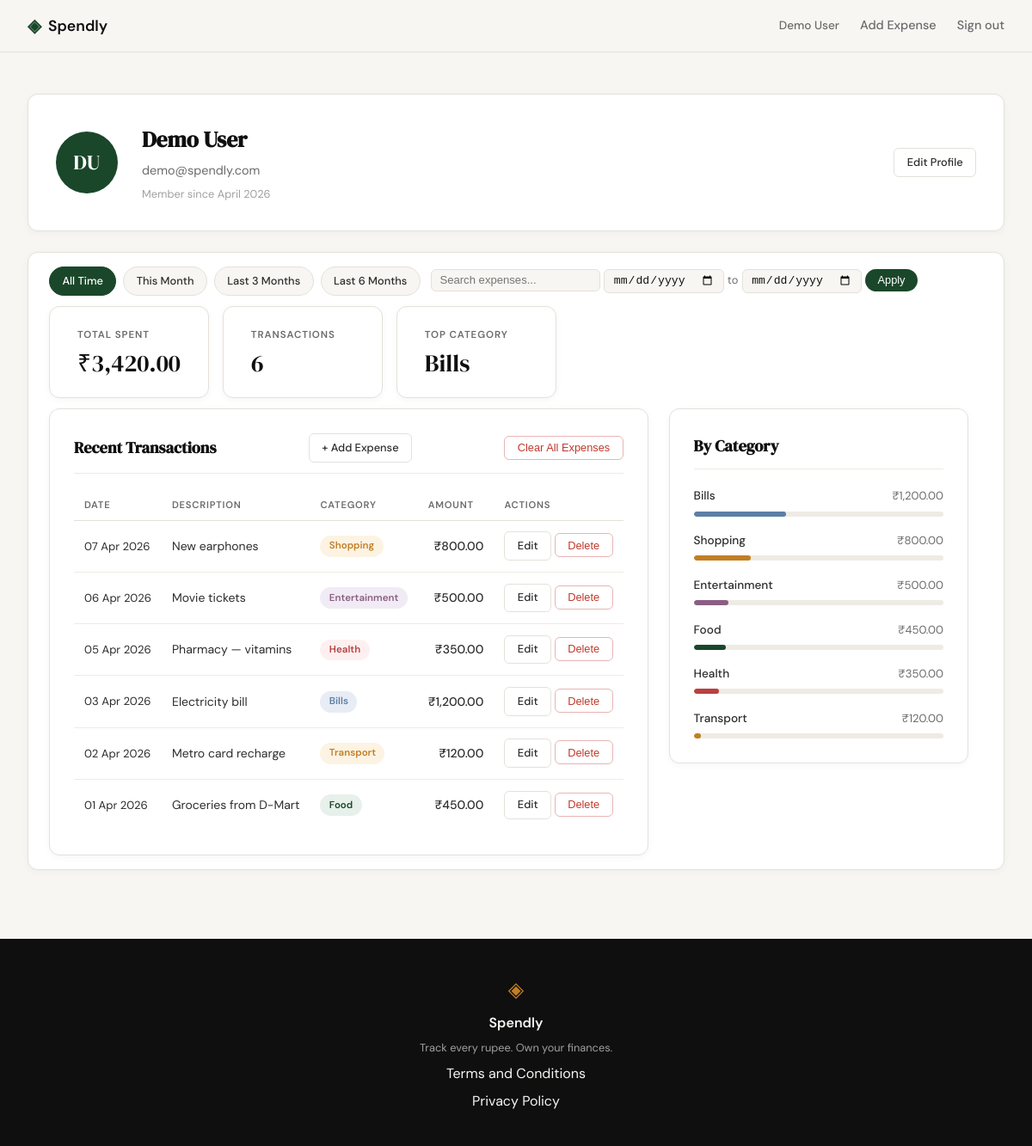
Screenshot of /profile (signed in) with the database file from the repository.
### tables this page shows
CREATE TABLE users (
            id            INTEGER PRIMARY KEY AUTOINCREMENT,
            name          TEXT    NOT NULL,
            email         TEXT    UNIQUE NOT NULL,
            password_hash TEXT    NOT NULL,
            created_at    TEXT    DEFAULT (datetime('now'))
        );

CREATE TABLE expenses (
            id          INTEGER PRIMARY KEY AUTOINCREMENT,
            user_id     INTEGER NOT NULL REFERENCES users(id),
            amount      REAL    NOT NULL,
            category    TEXT    NOT NULL,
            date        TEXT    NOT NULL,
            description TEXT,
            created_at  TEXT    DEFAULT (datetime('now'))
        );

### app.py (the view)
@app.route("/profile")
def profile():
    if not session.get("user_id"):
        return redirect(url_for("login"))
    uid = session["user_id"]
    today = date.today()
    date_from = _parse_date(request.args.get("date_from"))
    date_to = _parse_date(request.args.get("date_to"))
    search = request.args.get("q", "").strip() or None
    if date_from and date_to and date_from > date_to:
        flash("Start date must be before end date.", "error")
        date_from = date_to = None
    today_str = today.isoformat()
    this_month_from = today.replace(day=1).isoformat()
    this_month_to = today.replace(
        day=calendar.monthrange(today.year, today.month)[1]
    ).isoformat()
    presets = {
        "this_month": {"date_from": this_month_from, "date_to": this_month_to},
        "last_3":     {"date_from": _months_ago(today, 3), "date_to": today_str},
        "last_6":     {"date_from": _months_ago(today, 6), "date_to": today_str},
    }
    return render_template(
        "profile.html",
        user=get_user_by_id(uid),
        stats=get_summary_stats(uid, date_from, date_to, search=search),
        expenses=get_recent_transactions(uid, date_from=date_from, date_to=date_to, search=search),
        categories=get_category_breakdown(uid, date_from, date_to, search=search),
        date_from=date_from,
        date_to=date_to,
        presets=presets,
        search=search,
    )

### app.py (called while the page is built)
def _parse_date(val):
    try:
        datetime.strptime(val, "%Y-%m-%d")
        return val
    except (ValueError, TypeError):
        return None

def _months_ago(today, n):
    m, y = today.month - n, today.year
    while m <= 0:
        m += 12
        y -= 1
    return date(y, m, 1).isoformat()

### database/db.py (called while the page is built)
def get_db():
    conn = sqlite3.connect(DB_PATH)
    conn.row_factory = sqlite3.Row
    conn.execute("PRAGMA foreign_keys = ON")
    return conn

### database/queries.py (called while the page is built)
def _build_date_filter(date_from, date_to):
    if date_from and date_to:
        return "AND date BETWEEN ? AND ?", [date_from, date_to]
    return "", []

def _build_search_filter(search):
    if search:
        return "AND description LIKE '%' || ? || '%'", [search]
    return "", []

def get_user_by_id(user_id):
    conn = get_db()
    row = conn.execute(
        "SELECT id, name, email, created_at FROM users WHERE id = ?",
        (user_id,),
    ).fetchone()
    conn.close()
    if row is None:
        return None
    name = row["name"]
    initials = "".join(w[0].upper() for w in name.split() if w)
    member_since = datetime.strptime(row["created_at"], "%Y-%m-%d %H:%M:%S").strftime("%B %Y")
    return {
        "name": name,
        "email": row["email"],
        "initials": initials,
        "member_since": member_since,
    }

### templates/profile.html (shortened to what this page needs)
{% extends "base.html" %}
{% block head %}
<link rel="stylesheet" href="{{ url_for("static", filename="css/profile.css") }}">
{% endblock %}
{% block content %}
<div class="profile-page">
    <div class="profile-inner">
        <div class="profile-header-card">
            <div class="profile-avatar">{{ user.initials }} </div>
            <div class="profile-info">
                <h1 class="profile-name">{{ user.name }} </h1>
                <p class="profile-email">{{ user.email }} </p>
                <p class="profile-since">Member since {{ user.member_since }} </p>
           </div>
            <a href="{{ url_for("edit_profile") }}" class="btn-ghost btn-sm profile-edit-link">Edit Profile</a>
       </div>
        <div class="filter-bar">
            <div class="filter-presets">
                <a href="{{ url_for("profile", q=search or "") }}"
                   class="filter-preset-btn{% if not date_from and not date_to %} filter-preset-btn--active{% endif %}">
                    All Time
               </a>
                <a href="{{ url_for("profile", date_from=presets.this_month.date_from, date_to=presets.this_month.date_to, q=search or "") }}"
                   class="filter-preset-btn{% if date_from == presets.this_month.date_from and date_to == presets.this_month.date_to %} filter-preset-btn--active{% endif %}">
                    This Month
               </a>
                <a href="{{ url_for("profile", date_from=presets.last_3.date_from, date_to=presets.last_3.date_to, q=search or "") }}"
                   class="filter-preset-btn{% if date_from == presets.last_3.date_from and date_to == presets.last_3.date_to %} filter-preset-btn--active{% endif %}">
                    Last 3 Months
               </a>
                <a href="{{ url_for("profile", date_from=presets.last_6.date_from, date_to=presets.last_6.date_to, q=search or "") }}"
                   class="filter-preset-btn{% if date_from == presets.last_6.date_from and date_to == presets.last_6.date_to %} filter-preset-btn--active{% endif %}">
                    Last 6 Months
               </a>
           </div>
            <div class="filter-divider\</div>
            <form class="filter-form" method="GET" action="{{ url_for("profile") }}">
                <input type="text" name="q" class="filter-search-input"
                       value="{{ search or "" }}" placeholder="Search expenses...">
                <input type="date" name="date_from" class="filter-date-input"
                       value="{{ date_from or "" }}">
                <span class="filter-to-label">to</span>
                <input type="date" name="date_to" class="filter-date-input"
                       value="{{ date_to or "" }}">
                <button type="submit" class="filter-apply-btn">Apply</button>
       </div>
        <div class="profile-stats">
            <div class="stat-card">
                <span class="stat-label">Total Spent</span>
                <span class="stat-value">₹{{ stats.total }} </span>
           </div>
            <div class="stat-card">
                <span class="stat-label">Transactions</span>
                <span class="stat-value">{{ stats.count }} </span>
           </div>
            <div class="stat-card">
                <span class="stat-label">Top Category</span>
                <span class="stat-value">{{ stats.top_category }} </span>
           </div>
       </div>
        <div class="profile-grid">
            <div class="profile-section">
                <div class="section-header">
                    <h2 class="section-title">Recent Transactions</h2>
                    <a href="{{ url_for("add_expense") }}" class="btn-ghost btn-sm">+ Add Expense</a>
                    <form action="{{ url_for("clear_all_expenses") }}" method="POST" style="display:inline;">
                        <button type="submit" class="btn-ghost btn-sm btn-danger"
                                onclick="return confirm("Are you sure you want to delete all expenses? This cannot be undone.")">
                            Clear All Expenses
                       </button>
                   </form>
               </div>
                <div class="tx-table-wrapper">
                    <table class="tx-table">
                        <thead>
                            <tr>
                                <th>Date</th>
                                <th>Description</th>
                                <th>Category</th>
                                <th class="tx-amount-col">Amount</th>
                                <th>Actions</th>
                           </tr>
                       </thead>
                        <tbody>
                            {% for tx in expenses %}
                            <tr>
                                <td class="tx-date">{{ tx.date }} </td>
                                <td class="tx-desc">{{ tx.description }} </td>
                                <td>
                                    <span class="cat-badge cat-badge--{{ tx.category | lower }}">
                                        {{ tx.category }}
                                   </span>
                               </td>
                                <td class="tx-amount">₹{{ tx.amount }} </td>
                                <td>
                                    <a href="{{ url_for("edit_expense", id=tx.id) }}" class="btn-ghost btn-sm">Edit</a>
                                    <form action="{{ url_for("delete_expense", id=tx.id) }}" method="POST" style="display:inline;">
                                        <button type="submit" class="btn-ghost btn-sm btn-danger" onclick="return confirm("Delete this expense?")">Delete</button>
                                   </form>
                               </td>
                           </tr>
                            {% endfor %}
                       </tbody>
                   </table>
               </div>
           </div>
            <div class="profile-section">
                <div class="section-header">
                    <h2 class="section-title">By Category</h2>
               </div>
                <div class="category-list">
                    {% for cat in categories %}
                    <div class="cat-row">
                        <div class="cat-row-header">
                            <span class="cat-row-name">{{ cat.name }} </span>
                            <span class="cat-row-amount">₹{{ cat.amount }} </span>
                       </div>
                        <div class="cat-bar-track">
                            <div class="cat-bar cat-bar--{{ cat.name | lower }}"
                                 style="width: {{ cat.percent }}%"></div>
                       </div>
                   </div>
                    {% endfor %}
               </div>
           </div>
       </div>
   </div>
</div>
{% endblock %}

### templates/base.html (shortened to what this page needs)
<!DOCTYPE html>
<html lang="en">
<head>
    <link rel="stylesheet" href="{{ url_for('static', filename='css/style.css') }}">
    {% block head %}{% endblock %}
</head>
<body>
    <nav class="navbar">
        <div class="nav-inner">
            <a href="{{ url_for('landing') }}" class="nav-brand">
                <span class="brand-icon">◈</span>
                <span class="brand-name">Spendly</span>
            </a>
            <div class="nav-links">
                {% if session.user_id %}
                <a href="{{ url_for('profile') }}" class="nav-username">{{ session.user_name }}</a>
                <a href="{{ url_for('add_expense') }}">Add Expense</a>
                <a href="{{ url_for('logout') }}">Sign out</a>
                {% else %}
                <a href="{{ url_for('login') }}">Sign in</a>
                <a href="{{ url_for('register') }}" class="nav-cta">Get started</a>
                {% endif %}
            </div>
        </div>
    </nav>
    <main class="main-content">
        {% block content %}{% endblock %}
    </main>
    <footer class="footer">
        <div class="footer-inner">
            <span class="brand-icon">◈</span>
            <span class="footer-name">Spendly</span>
            <p class="footer-copy">Track every rupee. Own your finances.</p>
            <a href="/terms">Terms and Conditions</a>
            <a href="/privacy">Privacy Policy</a>
        </div>
    </footer>
</body>
</html>

### static/css/style.css (style rules this page uses)
:root { --ink: #0f0f0f; --ink-soft: #2d2d2d; --ink-muted: #6b6b6b; --ink-faint: #a0a0a0; --paper: #f7f6f3; --paper-warm: #f0ede6; --paper-card: #ffffff; --accent: #1a472a; --accent-light: #e8f0eb; --accent-2: #c17f24; --accent-2-light: #fdf3e3; --danger: #c0392b; --danger-light: #fdecea; --border: #e4e1da; --border-soft: #eeebe4; --font-display: 'DM Serif Display', Georgia, serif; --font-body: 'DM Sans', system-ui, sans-serif; --max-width: 1200px; --auth-width: 440px; --radius-sm: 6px; --radius-md: 12px; --radius-lg: 20px; }
*, *::before, *::after { box-sizing: border-box; margin: 0; padding: 0; }
html { font-size: 16px; scroll-behavior: smooth; }
body { background: var(--paper); color: var(--ink); font-family: var(--font-body); font-size: 1rem; line-height: 1.6; -webkit-font-smoothing: antialiased; }
a { color: inherit; text-decoration: none; }
.navbar { position: sticky; top: 0; z-index: 100; background: var(--paper); border-bottom: 1px solid var(--border); padding: 0 2rem; }
.nav-inner { max-width: var(--max-width); margin: 0 auto; height: 60px; display: flex; align-items: center; justify-content: space-between; }
.nav-brand { display: flex; align-items: center; gap: 0.5rem; font-family: var(--font-body); font-weight: 600; font-size: 1.1rem; color: var(--ink); }
.brand-icon { color: var(--accent); font-size: 1.3rem; }
.brand-name { color: var(--ink); }
.nav-links { display: flex; align-items: center; gap: 1.5rem; font-size: 0.9rem; font-weight: 500; }
.nav-links a { color: var(--ink-muted); transition: color 0.2s; }
.main-content { min-height: calc(100vh - 60px - 100px); }
.btn-ghost { display: inline-block; background: transparent; color: var(--ink-soft); padding: 0.65rem 1.5rem; border-radius: var(--radius-sm); font-size: 0.9rem; font-weight: 500; border: 1px solid var(--border); transition: all 0.2s; text-decoration: none; }
.btn-danger { color: #c0392b; border-color: #e8b4b4; }
.footer { background: var(--ink); color: var(--paper); padding: 2.5rem 2rem; text-align: center; }
.footer-inner { display: flex; flex-direction: column; align-items: center; gap: 0.4rem; }
.footer .brand-icon { color: var(--accent-2); font-size: 1.5rem; }
.footer-name { font-weight: 600; font-size: 1rem; }
.footer-copy { font-size: 0.8rem; color: var(--ink-faint); }

### rows the page displays
users: user_name "Demo User", name "Demo User", email "demo@spendly.com"
expenses: top_category "Bills", date "03 Apr 2026", description "Electricity bill", category "Bills", amount "1,200.00", name "Bills", {{ cat.percent }} 37 (drawn)
expenses: date "07 Apr 2026", description "New earphones", category "Shopping", amount "800.00", name "Shopping", {{ cat.percent }} 23 (drawn)
expenses: date "06 Apr 2026", description "Movie tickets", category "Entertainment", amount "500.00", name "Entertainment", {{ cat.percent }} 14 (drawn)
expenses: date "05 Apr 2026", description "Pharmacy — vitamins", category "Health", amount "350.00", name "Health", {{ cat.percent }} 10 (drawn)
expenses: date "02 Apr 2026", description "Metro card recharge", category "Transport", amount "120.00", name "Transport", {{ cat.percent }} 3 (drawn)
expenses: date "01 Apr 2026", description "Groceries from D-Mart", category "Food", amount "450.00", name "Food", {{ cat.percent }} 13 (drawn)

### other values shown
{{ user.initials }} "DU"
{{ user.member_since }} "April 2026"
{{ stats.total }} "3,420.00"
{{ stats.count }} "6"
